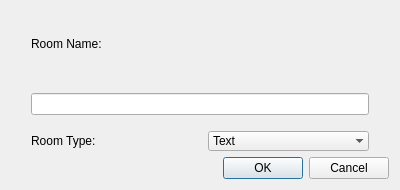
<?xml version="1.0" encoding="UTF-8"?>
<ui version="4.0">
 <class>Dialog</class>
 <widget class="QDialog" name="Dialog">
  <property name="geometry">
   <rect>
    <x>0</x>
    <y>0</y>
    <width>400</width>
    <height>190</height>
   </rect>
  </property>
  <property name="windowTitle">
   <string>Dialog</string>
  </property>
  <layout class="QVBoxLayout" name="verticalLayout_2">
   <item>
    <layout class="QVBoxLayout" name="verticalLayout">
     <property name="spacing">
      <number>16</number>
     </property>
     <property name="leftMargin">
      <number>20</number>
     </property>
     <property name="rightMargin">
      <number>20</number>
     </property>
     <item>
      <widget class="QLabel" name="label">
       <property name="text">
        <string>Room Name:</string>
       </property>
      </widget>
     </item>
     <item>
      <widget class="QLineEdit" name="lineEdit"/>
     </item>
     <item>
      <layout class="QHBoxLayout" name="horizontalLayout_2">
       <item>
        <widget class="QLabel" name="label_2">
         <property name="text">
          <string>Room Type:</string>
         </property>
        </widget>
       </item>
       <item>
        <widget class="QComboBox" name="comboBox">
         <property name="frame">
          <bool>false</bool>
         </property>
         <item>
          <property name="text">
           <string>Text</string>
          </property>
         </item>
         <item>
          <property name="text">
           <string>Audio</string>
          </property>
         </item>
        </widget>
       </item>
      </layout>
     </item>
    </layout>
   </item>
   <item>
    <layout class="QHBoxLayout" name="horizontalLayout">
     <item>
      <spacer name="horizontalSpacer">
       <property name="orientation">
        <enum>Qt::Horizontal</enum>
       </property>
       <property name="sizeHint" stdset="0">
        <size>
         <width>40</width>
         <height>20</height>
        </size>
       </property>
      </spacer>
     </item>
     <item>
      <widget class="QDialogButtonBox" name="buttonBox">
       <property name="orientation">
        <enum>Qt::Horizontal</enum>
       </property>
       <property name="standardButtons">
        <set>QDialogButtonBox::Cancel|QDialogButtonBox::Ok</set>
       </property>
      </widget>
     </item>
    </layout>
   </item>
  </layout>
 </widget>
 <resources/>
 <connections>
  <connection>
   <sender>buttonBox</sender>
   <signal>accepted()</signal>
   <receiver>Dialog</receiver>
   <slot>accept()</slot>
   <hints>
    <hint type="sourcelabel">
     <x>248</x>
     <y>254</y>
    </hint>
    <hint type="destinationlabel">
     <x>157</x>
     <y>274</y>
    </hint>
   </hints>
  </connection>
  <connection>
   <sender>buttonBox</sender>
   <signal>rejected()</signal>
   <receiver>Dialog</receiver>
   <slot>reject()</slot>
   <hints>
    <hint type="sourcelabel">
     <x>316</x>
     <y>260</y>
    </hint>
    <hint type="destinationlabel">
     <x>286</x>
     <y>274</y>
    </hint>
   </hints>
  </connection>
 </connections>
</ui>
